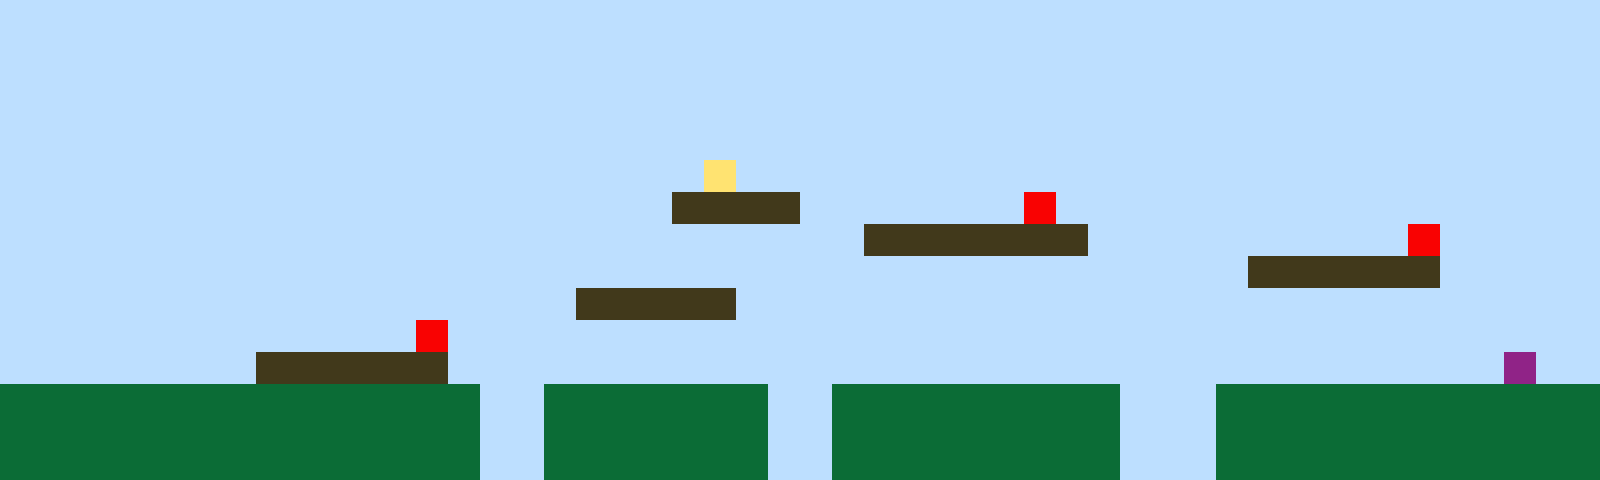

This is a level from a 2D game, rendered from its Tiled map with the project's own tilesets. A one-line summary and the complete map file follow:
An orthogonal 50x15 tile map with 32x32 px tiles, 1 tile layer (Tile Layer 1).

<map version="1.10" tiledversion="1.11.2" orientation="orthogonal" renderorder="right-up" width="50" height="15" tilewidth="32" tileheight="32" infinite="0" nextlayerid="2" nextobjectid="1"><editorsettings><export target="map1.csv" format="csv" /></editorsettings><tileset firstgid="1" name="sprites" tilewidth="32" tileheight="32" tilecount="6" columns="3"><image source="sprites.png" width="96" height="64" /></tileset><layer id="1" name="Tile Layer 1" width="50" height="15"><data encoding="csv">1,1,1,1,1,1,1,1,1,1,1,1,1,1,1,1,1,1,1,1,1,1,1,1,1,1,1,1,1,1,1,1,1,1,1,1,1,1,1,1,1,1,1,1,1,1,1,1,1,1,1,1,1,1,1,1,1,1,1,1,1,1,1,1,1,1,1,1,1,1,1,1,1,1,1,1,1,1,1,1,1,1,1,1,1,1,1,1,1,1,1,1,1,1,1,1,1,1,1,1,1,1,1,1,1,1,1,1,1,1,1,1,1,1,1,1,1,1,1,1,1,1,1,1,1,1,1,1,1,1,1,1,1,1,1,1,1,1,1,1,1,1,1,1,1,1,1,1,1,1,1,1,1,1,1,1,1,1,1,1,1,1,1,1,1,1,1,1,1,1,1,1,1,1,1,1,1,1,1,1,1,1,1,1,1,1,1,1,1,1,1,1,1,1,1,1,1,1,1,1,1,1,1,1,1,1,1,1,1,1,1,1,1,1,1,1,1,1,1,1,1,1,1,1,1,1,1,1,1,1,1,1,1,1,1,1,1,1,1,1,1,1,1,1,1,1,1,1,1,1,1,1,1,1,1,1,1,1,1,1,1,1,1,1,1,1,1,1,1,1,1,1,4,1,1,1,1,1,1,1,1,1,1,1,1,1,1,1,1,1,1,1,1,1,1,1,1,1,1,1,1,1,1,1,1,1,1,1,1,1,1,1,1,1,1,1,1,1,1,1,1,3,3,3,3,1,1,1,1,1,1,1,5,1,1,1,1,1,1,1,1,1,1,1,1,1,1,1,1,1,1,1,1,1,1,1,1,1,1,1,1,1,1,1,1,1,1,1,1,1,1,1,1,1,1,1,1,3,3,3,3,3,3,3,1,1,1,1,1,1,1,1,1,1,5,1,1,1,1,1,1,1,1,1,1,1,1,1,1,1,1,1,1,1,1,1,1,1,1,1,1,1,1,1,1,1,1,1,1,1,1,1,1,1,1,1,1,1,1,3,3,3,3,3,3,1,1,1,1,1,1,1,1,1,1,1,1,1,1,1,1,1,1,1,1,1,1,1,3,3,3,3,3,1,1,1,1,1,1,1,1,1,1,1,1,1,1,1,1,1,1,1,1,1,1,1,1,1,1,1,1,1,1,1,1,1,1,1,1,1,1,1,1,5,1,1,1,1,1,1,1,1,1,1,1,1,1,1,1,1,1,1,1,1,1,1,1,1,1,1,1,1,1,1,1,1,1,1,1,1,1,1,1,1,1,1,1,1,3,3,3,3,3,3,1,1,1,1,1,1,1,1,1,1,1,1,1,1,1,1,1,1,1,1,1,1,1,1,1,1,1,1,1,1,1,1,1,6,1,1,2,2,2,2,2,2,2,2,2,2,2,2,2,2,2,1,1,2,2,2,2,2,2,2,1,1,2,2,2,2,2,2,2,2,2,1,1,1,2,2,2,2,2,2,2,2,2,2,2,2,2,2,2,2,2,2,2,2,2,2,2,2,2,2,2,1,1,2,2,2,2,2,2,2,1,1,2,2,2,2,2,2,2,2,2,1,1,1,2,2,2,2,2,2,2,2,2,2,2,2,2,2,2,2,2,2,2,2,2,2,2,2,2,2,2,1,1,2,2,2,2,2,2,2,1,1,2,2,2,2,2,2,2,2,2,1,1,1,2,2,2,2,2,2,2,2,2,2,2,2</data></layer></map>
